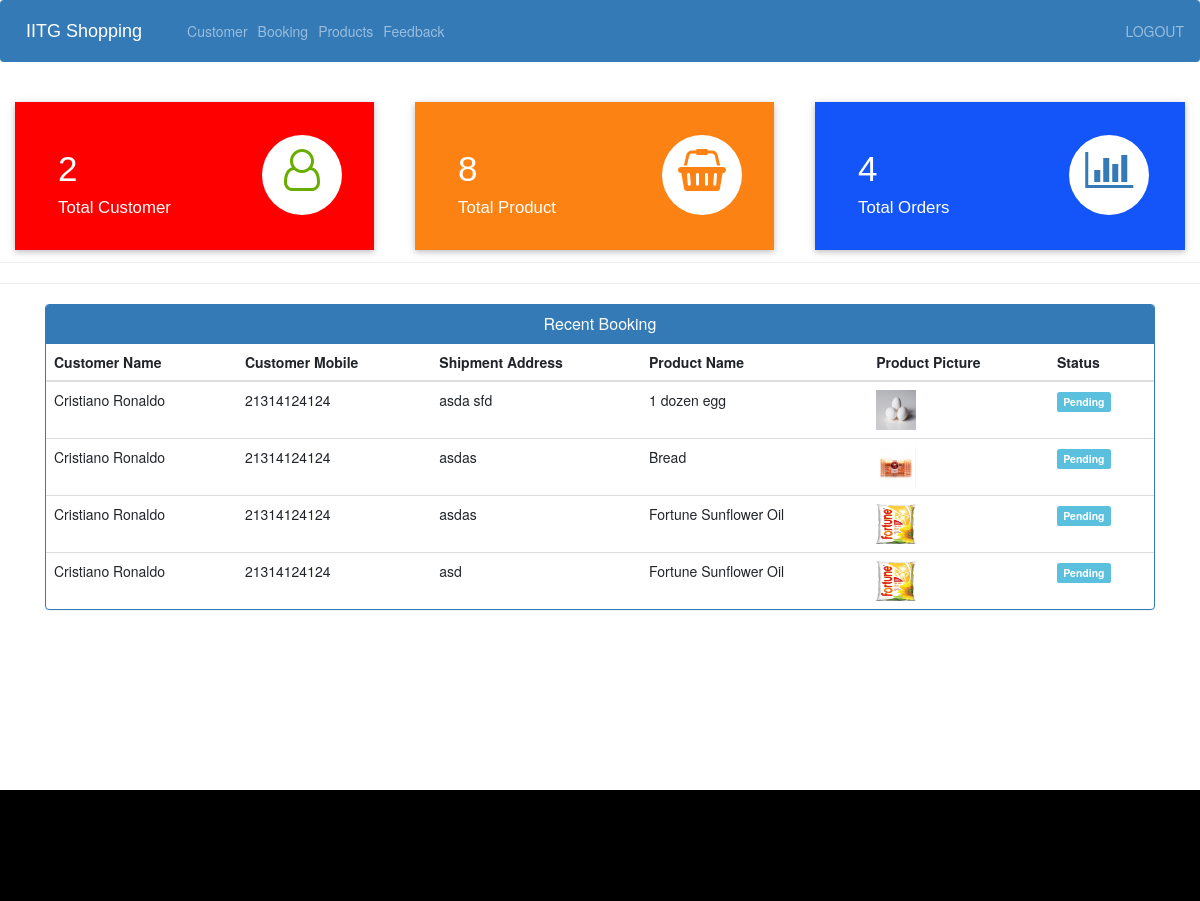
Before: /admin-dashboard (signed in) with the older database file.
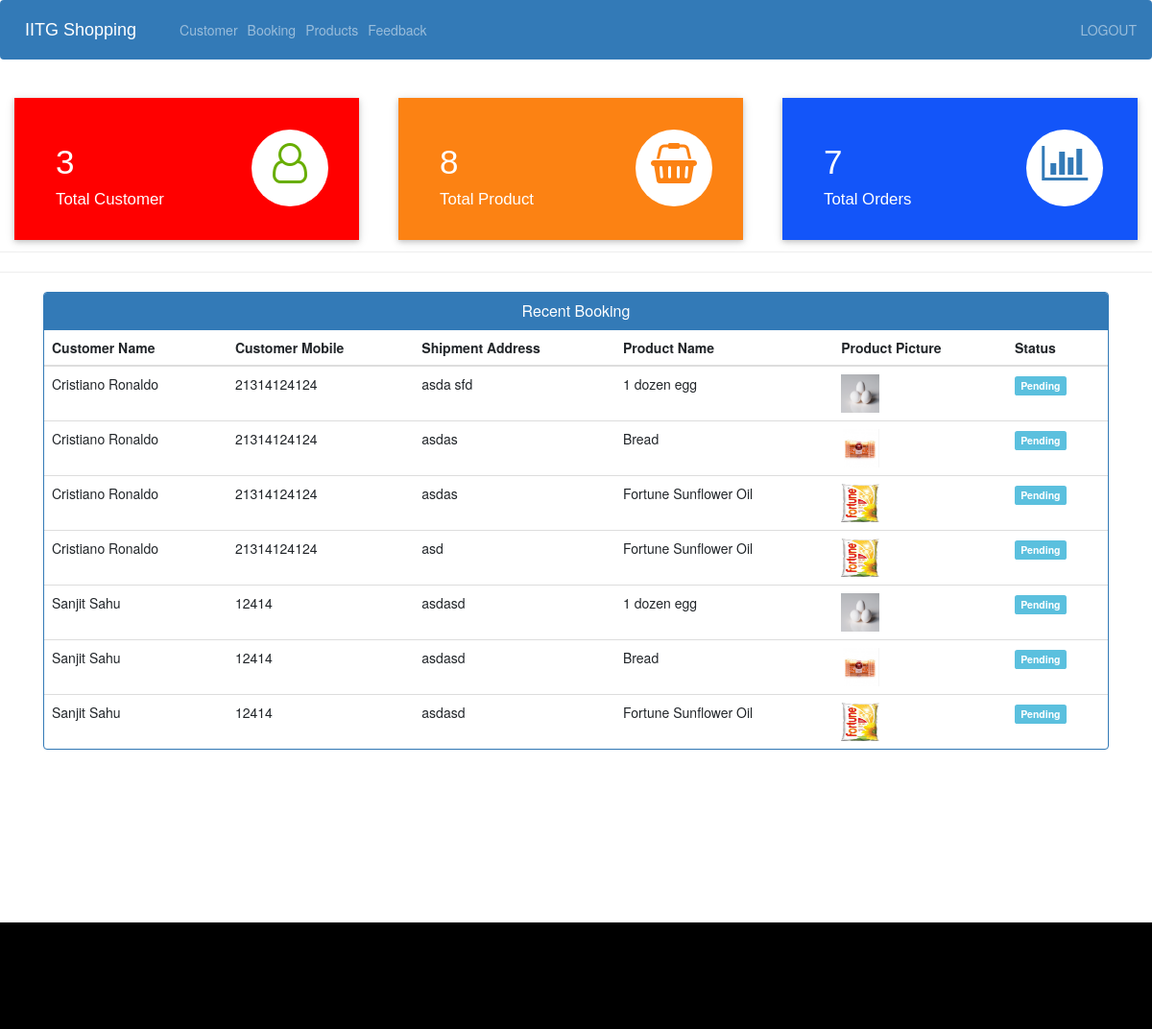
After: the same page with the newer database file.
### ecom/models.py (models this page shows, shortened)
class Customer(models.Model):
    user=models.OneToOneField(User,on_delete=models.CASCADE)
    profile_pic= models.ImageField(upload_to='profile_pic/CustomerProfilePic/',null=True,blank=True)
    address = models.CharField(max_length=40)
    mobile = models.CharField(max_length=20,null=False)
    @property
    def get_name(self):
        return self.user.first_name+" "+self.user.last_name

class Orders(models.Model):
    STATUS =(
        ('Pending','Pending'),
        ('Order Confirmed','Order Confirmed'),
        ('Out for Delivery','Out for Delivery'),
        ('Delivered','Delivered'),
    )
    customer=models.ForeignKey('Customer', on_delete=models.CASCADE,null=True)
    product=models.ForeignKey('Product',on_delete=models.CASCADE,null=True)
    email = models.CharField(max_length=50,null=True)
    address = models.CharField(max_length=500,null=True)
    mobile = models.CharField(max_length=20,null=True)
    order_date= models.DateField(auto_now_add=True,null=True)
    status=models.CharField(max_length=50,null=True,choices=STATUS)

class Product(models.Model):
    name=models.CharField(max_length=40)
    product_image= models.ImageField(upload_to='product_image/',null=True,blank=True)
    price = models.PositiveIntegerField()
    description=models.CharField(max_length=40)

### ecom/views.py (the view)
# urls.py: path('admin-dashboard', views.admin_dashboard_view,name='admin-dashboard'),
@login_required(login_url='adminlogin')
def admin_dashboard_view(request):
    customercount=models.Customer.objects.all().count()
    productcount=models.Product.objects.all().count()
    ordercount=models.Orders.objects.all().count()
    orders=models.Orders.objects.all()
    ordered_products=[]
    ordered_bys=[]
    for order in orders:
        ordered_product=models.Product.objects.all().filter(id=order.product.id)
        ordered_by=models.Customer.objects.all().filter(id = order.customer.id)
        ordered_products.append(ordered_product)
        ordered_bys.append(ordered_by)
    mydict={
    'customercount':customercount,
    'productcount':productcount,
    'ordercount':ordercount,
    'data':zip(ordered_products,ordered_bys,orders),
    }
    return render(request,'ecom/admin_dashboard.html',context=mydict)

### templates/ecom/admin_dashboard.html
{% extends 'ecom/admin_base.html' %}
{% load static %}
{% block content %}
<br>
{%include 'ecom/admin_dashboard_cards.html'%}
<br><br><br><br><br>
<hr><hr>
<div class="container" >
    <div class="panel panel-primary" >
      <div class="panel-heading" style="text-align:center;">
        <h6 class="panel-title">Recent Booking</h6>
      </div>
      <table class="table table-hover" id="dev-table">
        <thead>
          <tr>
            <th>Customer Name</th>
            <th>Customer Mobile</th>
            <th>Shipment Address</th>
            <th>Product Name</th>
            <th>Product Picture</th>
            <th>Status</th>
          </tr>
        </thead>
        {% for product,customer,order in data %}
        <tr>
          {% for c in customer %}
          <td> {{c.get_name}}</td>
          <td>{{c.mobile}}</td>
          <td>{{order.address}}</td>
          {% endfor %}
          {% for p in product %}
          <td> {{p.name}}</td>
          <td> <img src="{% static p.product_image.url %}" alt="Profile Pic" height="40px" width="40px" /></td>
          {% if order.status == 'Pending'%}
          <td> <span class="label label-info">{{order.status}}</span></td>
          {% elif order.status == 'Delivered' %}
          <td> <span class="label label-success">{{order.status}}</span></td>
          {% elif order.status == 'Out for Delivery' %}
          <td> <span class="label label-warning">{{order.status}}</span></td>
          {%else%}
            <td> <span class="label label-primary">{{order.status}}</span></td>
          {%endif%}
          {% endfor %}
        </tr>
        {% endfor %}
      </table>
  </div>
</div>
{% endblock content %}

### templates/ecom/admin_base.html (shortened to what this page needs)
<!DOCTYPE html>
{% load static %}
<html lang="en">
<head>
  <link rel="stylesheet" href="https://stackpath.bootstrapcdn.com/bootstrap/4.3.1/css/bootstrap.min.css">
  <link rel="stylesheet" href="https://maxcdn.bootstrapcdn.com/font-awesome/4.7.0/css/font-awesome.min.css">
</head>
<body>
  <div class="bs-example">
    <nav class="navbar navbar-expand-md navbar-dark fixed-top" style="background:#337AB7;">
      <a href="/" class="navbar-brand">IITG Shopping</a>
      <div class="collapse navbar-collapse justify-content-between" id="navbarCollapse">
        <div class="navbar-nav">
          <a href="/view-customer" class="nav-item nav-link">Customer</a>
          <a href="/admin-view-booking" class="nav-item nav-link">Booking</a>
          <a href="/admin-products" class="nav-item nav-link">Products</a>
          <a href="/view-feedback" class="nav-item nav-link">Feedback</a>
        </div>
        <div class="navbar-nav navbar-right">
          <a href="/logout" class="nav-item nav-link">LOGOUT</a>
        </div>
      </div>
    </nav>
  </div>
  {% block content %}
  {% endblock content %}
<br><br><br><br><br><br><br><br>
  <footer>
    <p>
      <br>
      <br>
      <br>
      <br>
    </p>
    <br>
  </footer>
</body>
</html>

### templates/ecom/admin_dashboard_cards.html (shortened to what this page needs)
<!DOCTYPE html>
<html lang="en" dir="ltr">
<head>
  <link rel="stylesheet" href="https://maxcdn.bootstrapcdn.com/bootstrap/3.4.1/css/bootstrap.min.css">
  <link rel="stylesheet" href="https://cdnjs.cloudflare.com/ajax/libs/font-awesome/4.7.0/css/font-awesome.min.css">
</head>
<body>
  <div class="market-updates">
    <div class="col-md-4 market-update-gd">
      <div class="market-update-block clr-block-1">
        <div class="col-md-8 market-update-left">
          <h3>{{customercount}}</h3>
          <h4>Total Customer</h4>
        </div>
        <div class="col-md-4 market-update-right">
          <i class="fa fa-user-o"></i>
        </div>
        <div class="clearfix"> </div>
      </div>
    </div>
    <div class="col-md-4 market-update-gd">
      <div class="market-update-block clr-block-2">
        <div class="col-md-8 market-update-left">
          <h3>{{productcount}}</h3>
          <h4>Total Product</h4>
        </div>
        <div class="col-md-4 market-update-right">
          <i class="fa fa-shopping-basket"></i>
        </div>
        <div class="clearfix"> </div>
      </div>
    </div>
    <div class="col-md-4 market-update-gd">
      <div class="market-update-block clr-block-3">
        <div class="col-md-8 market-update-left">
          <h3>{{ordercount}}</h3>
          <h4>Total Orders</h4>
        </div>
        <div class="col-md-4 market-update-right">
          <i class="fa fa-bar-chart"> </i>
        </div>
        <div class="clearfix"> </div>
      </div>
    </div>
  </div>
  <br><br>
</body>
</html>

### templates/ecom/admin_base.html (style rules this page uses)
.bs-example { margin: 0px; }
.navbar-brand { font-size: 20px; font-family: sans-serif; }
footer { padding: 0px 0px 0px 0px; background-color: black; margin: 0px; }
.fa { font-size: 23px; width: 60px; text-align: center; text-decoration: none; margin: 5px 2px; border-radius: 50%; }
p { text-align: center; }

### templates/ecom/admin_dashboard_cards.html (style rules this page uses)
.market-update-block { padding: 2em 2em; background: #999; }
.market-update-block h3 { color: #fff; font-size: 2.5em; font-family: 'Carrois Gothic', sans-serif; }
.market-update-block h4 { font-size: 1.2em; color: #fff; margin: 0.3em 0em; font-family: 'Carrois Gothic', sans-serif; }
.market-update-block.clr-block-1 { background: #ff0000; margin-right: 0.8em; box-shadow: 0 2px 5px 0 rgba(0, 0, 0, 0.16), 0 2px 10px 0 rgba(0, 0, 0, 0.12); transition: 0.5s all; -webkit-transition: 0.5s all; -moz-transition: 0.5s all; -o-transition: 0.5s all; }
.market-update-block.clr-block-2 { background: #FC8213; margin-right: 0.8em; box-shadow: 0 2px 5px 0 rgba(0, 0, 0, 0.16), 0 2px 10px 0 rgba(0, 0, 0, 0.12); transition: 0.5s all; -webkit-transition: 0.5s all; -moz-transition: 0.5s all; -o-transition: 0.5s all; }
.market-update-block.clr-block-3 { background: #1355f9; box-shadow: 0 2px 5px 0 rgba(0, 0, 0, 0.16), 0 2px 10px 0 rgba(0, 0, 0, 0.12); transition: 0.5s all; -webkit-transition: 0.5s all; -moz-transition: 0.5s all; -o-transition: 0.5s all; }
.market-update-right i.fa.fa-user-o { font-size: 3em; color: #68AE00; width: 80px; height: 80px; background: #fff; text-align: center; border-radius: 49px; -webkit-border-radius: 49px; -moz-border-radius: 49px; -o-border-radius: 49px; line-height: 1.7em; }
.market-update-right i.fa.fa-shopping-basket { font-size: 3em; color: #FC8213; width: 80px; height: 80px; background: #fff; text-align: center; border-radius: 49px; -webkit-border-radius: 49px; -moz-border-radius: 49px; -o-border-radius: 49px; line-height: 1.7em; }
.market-update-right i.fa.fa-bar-chart { font-size: 3em; color: #337AB7; width: 80px; height: 80px; background: #fff; text-align: center; border-radius: 49px; -webkit-border-radius: 49px; -moz-border-radius: 49px; -o-border-radius: 49px; line-height: 1.7em; }
.market-update-left { padding: 0px; }

Changed rows visible on the page:
added Orders: address "asdasd", status "Pending", Product (name "1 dozen egg", product_image (picture))
added Customer: get_name "Sanjit Sahu", mobile "12414"
added Orders: address "asdasd", status "Pending", Product (name "Bread", product_image (picture))
added Orders: address "asdasd", status "Pending", Product (name "Fortune Sunflower Oil", product_image (picture))
Other visible differences:
{{ customercount }}: "2" → "3"
{{ ordercount }}: "4" → "7"
